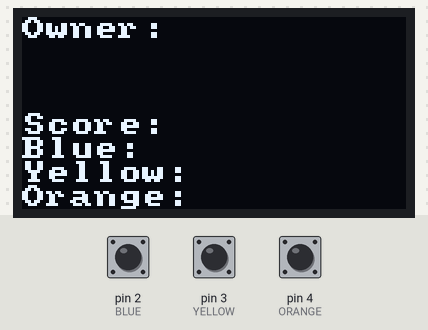
This sketch was run on a simulated Arduino Uno, built with avr-gcc and run on an emulated ATmega328P. Parts: 128×64 one-colour display. The test bench sets the inputs (shaded band); at power-on: pin 2 (BLUE) HIGH, pin 3 (YELLOW) HIGH, pin 4 (ORANGE) HIGH. EEPROM starts erased.

Above: at 1.6 s.
1.7 s: pin 2 (BLUE) pulled LOW for 0.15 s
At 2.6 s:
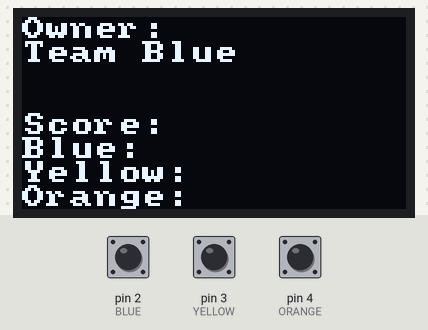
4.8 s: pin 3 (YELLOW) pulled LOW for 0.15 s
At 5.5 s:
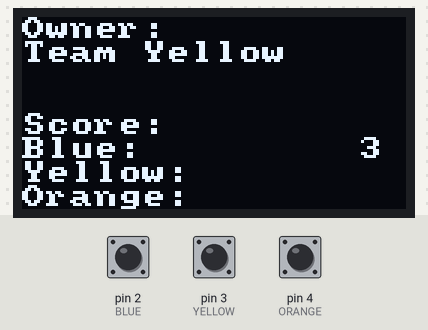
7.9 s: pin 4 (ORANGE) pulled LOW for 1 s
At 10.3 s:
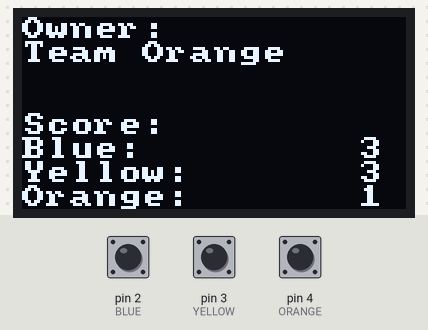
10.7 s: pin 2 (BLUE) pulled LOW for 1 s
At 11.6 s:
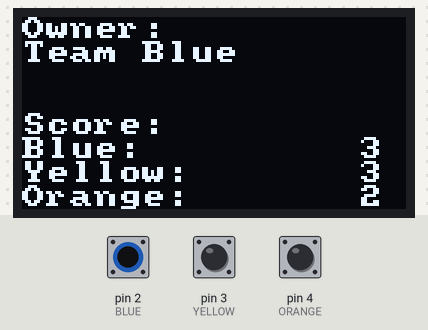
14.6 s: pin 3 (YELLOW) pulled LOW for 1 s
At 16.8 s:
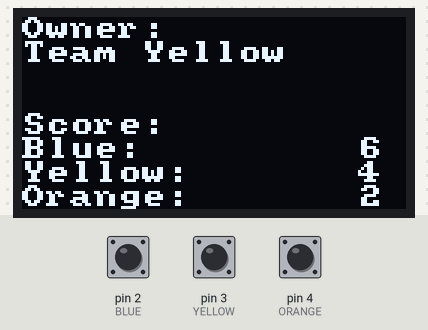
17.2 s: pin 4 (ORANGE) pulled LOW for 0.15 s
At 18.6 s:
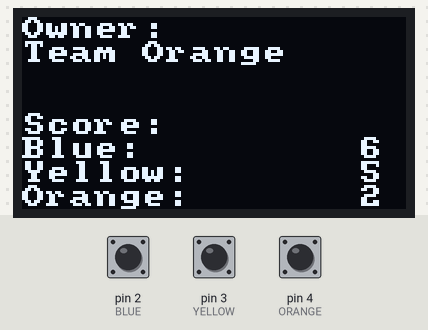
Timing chart, 0 to 20.2 s (numbered marks = the images above; inputs shaded):
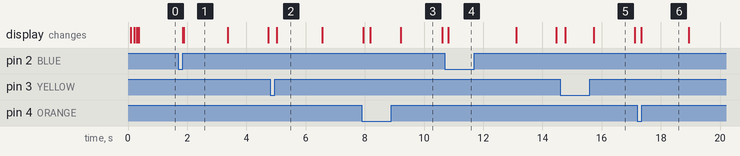

Measured:
- after the input at 1.7 s, the display: first changes after 0.14 s (image 1 shows a later state)
- what the display in image 1 shows lasts 1.5 s, from 1.9 s to 3.4 s
- what the display in image 3 shows lasts 1.4 s, from 9.2 s to 10.6 s

The sketch:

pointBox.ino
```cpp
#include <Wire.h>
#include <Adafruit_SSD1306.h>
#include <Adafruit_GFX.h>
#include <splash.h>
#include <EEPROM.h>
#include <Arduino.h>
#include <U8x8lib.h>

#ifdef U8X8_HAVE_HW_SPI
#include <SPI.h>
#endif

U8X8_SH1106_128X64_NONAME_HW_I2C u8x8(/* reset=*/ U8X8_PIN_NONE); //1.3" SH1106 display

/*
  Code for domination game mode bases.

  Circuit:
  - button for blue team attached to pin BLUE from GND
  - button for yellow team attached to pin YELLOW from GND
  - button for orange team attached to pin ORANGE from GND
  - I2C compatible 128x64 display connected to GND, VCC, SDA, SCL

*/

// memory locations on EEPROM where we should backup score and state in case of power loss.
const int BLUE_SCORE_ADDR = 0;
const int YELLOW_SCORE_ADDR = 31;
const int ORANGE_SCORE_ADDR = 63;
const int LAST_OWNER_ADDR = 95;


const int BLUE = 2; // team ID and pin number
const int YELLOW = 3; // team ID and pin number
const int ORANGE = 4; // team ID and pin number
const int NONE = 255; // team ID


const int REFRESH_RATE = 50; // ms sleep time between main loop iterations
const unsigned long CLEAR_SCORE_TIME = 5000; // how long the buttons should be pressed before we clear the score.
const unsigned long BACKUP_INTERVAL = 60000; // make sure we don't murder the EEPROM by constantly writing to it.
const unsigned long UI_REFRESH_INTERVAL = 1000; // how long to wait (in ms) between screen refresh if no user is interacting with the box.

// Current game stats
unsigned long blueScore = 0;
unsigned long yellowScore = 0;
unsigned long orangeScore = 0;
int currentOwner = NONE;

boolean previouslyAllPressed = false;
unsigned long allPressStart = -1; // start time of reset press

unsigned long lastPointCountTime = millis(); // the last time points were added, needed to get an exact account of how many points to add.
unsigned long lastUiRefresh = millis();
unsigned long lastBackup = millis();

boolean uiDirty = true; // set this flag to 'true' to force the main loop to refresh the screen.

void setup() {
  Serial.begin(9600);
  initPins();
  setupOled();
  loadPreviousScore();
  updateUI();
}

void loop() {
  if (allPressed()) { // game admin wants something
    if (previouslyAllPressed) {
      if (scoreResetTimePassed()) { // game admin has held down the buttons for a long time.
        resetScore();
        setOwner(NONE);
        u8x8.clear(); // clear the entire screen in order to remove any artefact chars. Causes the screen to blink once.
        uiDirty = true;
        updateUI();
        delay(2000); // give the admin some time to release the buttons.
      }
    } else { // this is the first moment we see all buttons being pressed at teh same time.
      allPressStart = millis();
      previouslyAllPressed = true;
    }
  } else {
    if (previouslyAllPressed) { // game admin released an all button press.
      setOwner(NONE);
      previouslyAllPressed = false;
      uiDirty = true;
      updateUI();
      delay(2000); // give the admin some time to release the buttons after the score clearing.
    }

    if (singleButtonPressed()) {
      setOwner(getCurrentPress());
      uiDirty = true;
      updateUI();
    }
  }
  addScore(currentOwner);
  if (millis() - lastBackup > BACKUP_INTERVAL) {
    backupScore();
  }
  updateUI();
  delay(REFRESH_RATE);
}

void updateUI() {
  if (millis() - lastUiRefresh > UI_REFRESH_INTERVAL || uiDirty) {
    updateOled();
    lastUiRefresh = millis();
    uiDirty = false;
  }
}

void setupOled() {
  u8x8.begin();
  u8x8.setFont(u8x8_font_amstrad_cpc_extended_f);
  u8x8.clear();
}
void updateOled() {
  u8x8.setCursor(0, 0);
  printCurrentOwner();

  u8x8.setCursor(0, 4);
  u8x8.println("Score:");
  printBlueScore();
  printYellowScore();
  printOrangeScore();
  u8x8.display();
}

void printBlueScore() {
  u8x8.print("Blue:  ");
  printScore(blueScore);
}
void printYellowScore() {
  u8x8.print("Yellow:");
  printScore(yellowScore);
}
void printOrangeScore() {
  u8x8.print("Orange:");
  printScore(orangeScore);
}

void printScore(long score) {
  printWithWhitespaceAndColon(getHours(score), false);
  printWithWhitespaceAndColon(getMinutes(score), getHours(score) > 0);
  printWithWhitespace(getSeconds(score), getMinutes(score) > 0 || getHours(score) > 0);
}

/*
   prints the given numerical value with a length of 3 characters (ending with either a colon or whitespace).
*/
void printWithWhitespaceAndColon(int val, boolean padZero) {
  if (val == 0) {
    if (padZero) {
      u8x8.print("00:");
    } else {
      u8x8.print("   ");
    }
  } else if (val < 10) {
    if (padZero) {
      u8x8.print("0");
    } else {
      u8x8.print(" ");
    }
    u8x8.print(val);
    u8x8.print(":");
  } else {
    u8x8.print(val);
    u8x8.print(":");
  }
}

/*
  prints the given 0-99 numerical value left padded with spaces.
  NOTE: this function terminates the row.
*/
void printWithWhitespace(int val, boolean padZero) {
  if (val == 0) {
    if (padZero) {
      u8x8.println("00");
    } else {
      u8x8.println("  ");
    }
  } else if (val < 10) {
    if (padZero) {
      u8x8.print("0");
    } else {
      u8x8.print(" ");
    }
    u8x8.println(val);
  } else {
    u8x8.println(val);
  }
}

void printCurrentOwner() {
  u8x8.println("Owner:");
  if (currentOwner == BLUE) {
    u8x8.println("Team Blue     ");
  } else if (currentOwner == YELLOW) {
    u8x8.print("Team Yellow");
  } else if (currentOwner == ORANGE) {
    u8x8.print("Team Orange");
  } else {
    u8x8.println("            "); // effectively clears the line
  }
}

int getSeconds(long ms) {
  return (ms / 1000) % 60;
}
int getMinutes(long ms) {
  return ((ms / 1000) / 60) % 60;
}
int getHours(long ms) {
  return ((ms / 1000)) / 3600 ;
}

void addScore(int team) {
  if (currentOwner == BLUE) {
    blueScore += millis() - lastPointCountTime;
  } else if (currentOwner == YELLOW) {
    yellowScore += millis() - lastPointCountTime;
  } else if (currentOwner == ORANGE) {
    orangeScore += millis() - lastPointCountTime;
  }
  lastPointCountTime = millis();
}

void resetScore() {
  blueScore = 0;
  yellowScore = 0;
  orangeScore = 0;
  uiDirty = true;
}

boolean scoreResetTimePassed() {
  return millis() - allPressStart > CLEAR_SCORE_TIME;
}

/*
   Returns the button that is currently being pressed. Note that this method
   assumes that zero or one buttons are being pressed, if two or more buttons are
   pressed the result is an arbitrary button.
*/
int getCurrentPress() {
  if (isPressed(BLUE)) {
    return BLUE;
  } else if (isPressed(YELLOW)) {
    return YELLOW;
  } else if (isPressed(ORANGE)) {
    return ORANGE;
  } else {
    return NONE;
  }
}

void initPins () {
  pinMode(BLUE, INPUT_PULLUP);
  pinMode(YELLOW, INPUT_PULLUP);
  pinMode(ORANGE, INPUT_PULLUP);
}

void setOwner(int newOwner) {
  if (currentOwner != newOwner) {
    currentOwner = newOwner;
    backupScore(); // incorrect backup state of owner is really bad.
  }
}

boolean allPressed() {
  return pressCount() == 3;
}

boolean nonePressed() {
  return pressCount() == 0;
}

boolean singleButtonPressed() {
  return pressCount() == 1;
}

int pressCount() {
  int result = 0;
  if (isPressed(BLUE)) {
    result = result + 1;
  }
  if (isPressed(YELLOW)) {
    result = result + 1;
  }
  if (isPressed(ORANGE)) {
    result = result + 1;
  }
  return result;
}

boolean isPressed(int owner) {
  return digitalRead(owner) == LOW;
}

void loadPreviousScore() {
  blueScore = loadLong(BLUE_SCORE_ADDR);
  yellowScore = loadLong(YELLOW_SCORE_ADDR);
  orangeScore = loadLong(ORANGE_SCORE_ADDR);
  currentOwner = EEPROM.read(LAST_OWNER_ADDR);
  lastBackup = millis();
}

void backupScore() {
  storeLong(blueScore, BLUE_SCORE_ADDR);
  storeLong(yellowScore, YELLOW_SCORE_ADDR);
  storeLong(orangeScore, ORANGE_SCORE_ADDR);
  EEPROM.update(LAST_OWNER_ADDR, currentOwner);
  lastBackup = millis();
}

long loadLong(long addr) {
  long four = EEPROM.read(addr);
  long three = EEPROM.read(addr + 1);
  long two = EEPROM.read(addr + 2);
  long one = EEPROM.read(addr + 3);

  return ((four << 0) & 0xFF) + ((three << 8) & 0xFFFF) + ((two << 16) & 0xFFFFFF) + ((one << 24) & 0xFFFFFFFF);
}

void storeLong(unsigned long value, long addr) {
  byte four = (value & 0xFF);
  byte three = ((value >> 8) & 0xFF);
  byte two = ((value >> 16) & 0xFF);
  byte one = ((value >> 24) & 0xFF);

  EEPROM.update(addr, four);
  EEPROM.update(addr + 1, three);
  EEPROM.update(addr + 2, two);
  EEPROM.update(addr + 3, one);
}
```
